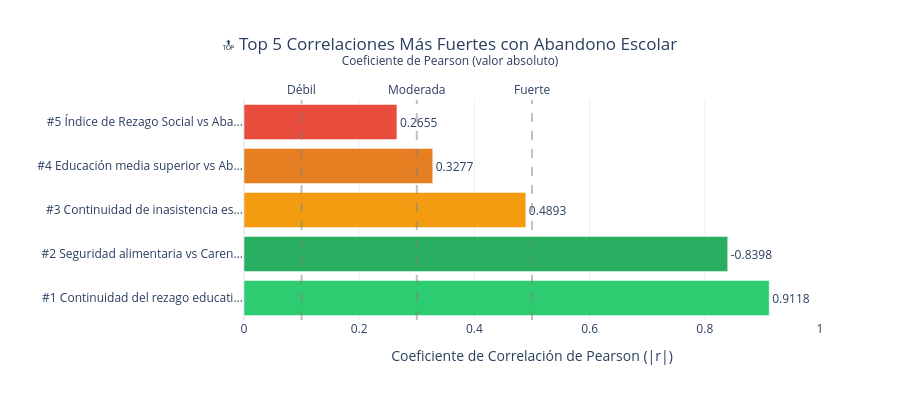

This figure's notebook cell:
### Markdown cell above
## 📈 Visualización: Rangos de Correlación

### Code cell
# Crear visualización de las correlaciones principales
fig = go.Figure()

# Agregar barras horizontales para cada correlación
colores = ['#2ecc71', '#27ae60', '#f39c12', '#e67e22', '#e74c3c']

for i, row in corr_df.iterrows():
    fig.add_trace(go.Bar(
        y=[f"#{row['Ranking']} {row['Correlación'][:30]}..."],
        x=[abs(row['Pearson'])],
        orientation='h',
        name=f"r={row['Pearson']:.4f}",
        marker_color=colores[i],
        text=[f"{row['Pearson']:.4f}"],
        textposition='outside',
        hovertemplate=f"<b>{row['Correlación']}</b><br>" +
                      f"Coeficiente: {row['Pearson']:.4f}<br>" +
                      f"Tipo: {row['Tipo']}<extra></extra>"
    ))

fig.update_layout(
    title={
        'text': '🔝 Top 5 Correlaciones Más Fuertes con Abandono Escolar<br><sup>Coeficiente de Pearson (valor absoluto)</sup>',
        'x': 0.5,
        'xanchor': 'center'
    },
    xaxis_title='Coeficiente de Correlación de Pearson (|r|)',
    yaxis_title='',
    showlegend=False,
    height=400,
    xaxis=dict(range=[0, 1]),
    template='plotly_white'
)

# Agregar líneas de referencia
fig.add_vline(x=0.1, line_dash="dash", line_color="gray", opacity=0.5,
              annotation_text="Débil", annotation_position="top")
fig.add_vline(x=0.3, line_dash="dash", line_color="gray", opacity=0.5,
              annotation_text="Moderada", annotation_position="top")
fig.add_vline(x=0.5, line_dash="dash", line_color="gray", opacity=0.5,
              annotation_text="Fuerte", annotation_position="top")

fig.show()

### Figure 1 — Plotly figure (JSON) as saved in the notebook; plotly's stock layout.template omitted (floating-point values rounded to 4 significant figures)
{"data": [{"hovertemplate": "<b>Continuidad del rezago educativo entre generaciones</b><br>Coeficiente: 0.9118<br>Tipo: Positiva muy fuerte<extra></extra>", "marker": {"color": "#2ecc71"}, "name": "r=0.9118", "orientation": "h", "text": ["0.9118"], "textposition": "outside", "type": "bar", "x": [0.9118], "y": ["#1 Continuidad del rezago educati..."]}, {"hovertemplate": "<b>Seguridad alimentaria vs Carencia social</b><br>Coeficiente: -0.8398<br>Tipo: Negativa muy fuerte<extra></extra>", "marker": {"color": "#27ae60"}, "name": "r=-0.8398", "orientation": "h", "text": ["-0.8398"], "textposition": "outside", "type": "bar", "x": [0.8398], "y": ["#2 Seguridad alimentaria vs Caren..."]}, {"hovertemplate": "<b>Continuidad de inasistencia escolar</b><br>Coeficiente: 0.4893<br>Tipo: Positiva moderada<extra></extra>", "marker": {"color": "#f39c12"}, "name": "r=0.4893", "orientation": "h", "text": ["0.4893"], "textposition": "outside", "type": "bar", "x": [0.4893], "y": ["#3 Continuidad de inasistencia es..."]}, {"hovertemplate": "<b>Educación media superior vs Abandono</b><br>Coeficiente: 0.3277<br>Tipo: Positiva moderada<extra></extra>", "marker": {"color": "#e67e22"}, "name": "r=0.3277", "orientation": "h", "text": ["0.3277"], "textposition": "outside", "type": "bar", "x": [0.3277], "y": ["#4 Educación media superior vs Ab..."]}, {"hovertemplate": "<b>Índice de Rezago Social vs Abandono</b><br>Coeficiente: 0.2655<br>Tipo: Positiva débil-moderada<extra></extra>", "marker": {"color": "#e74c3c"}, "name": "r=0.2655", "orientation": "h", "text": ["0.2655"], "textposition": "outside", "type": "bar", "x": [0.2655], "y": ["#5 Índice de Rezago Social vs Aba..."]}], "layout": {"annotations": [{"showarrow": false, "text": "Débil", "x": 0.1, "xanchor": "center", "xref": "x", "y": 1, "yanchor": "bottom", "yref": "y domain"}, {"showarrow": false, "text": "Moderada", "x": 0.3, "xanchor": "center", "xref": "x", "y": 1, "yanchor": "bottom", "yref": "y domain"}, {"showarrow": false, "text": "Fuerte", "x": 0.5, "xanchor": "center", "xref": "x", "y": 1, "yanchor": "bottom", "yref": "y domain"}], "height": 400, "shapes": [{"line": {"color": "gray", "dash": "dash"}, "opacity": 0.5, "type": "line", "x0": 0.1, "x1": 0.1, "xref": "x", "y0": 0, "y1": 1, "yref": "y domain"}, {"line": {"color": "gray", "dash": "dash"}, "opacity": 0.5, "type": "line", "x0": 0.3, "x1": 0.3, "xref": "x", "y0": 0, "y1": 1, "yref": "y domain"}, {"line": {"color": "gray", "dash": "dash"}, "opacity": 0.5, "type": "line", "x0": 0.5, "x1": 0.5, "xref": "x", "y0": 0, "y1": 1, "yref": "y domain"}], "showlegend": false, "title": {"text": "🔝 Top 5 Correlaciones Más Fuertes con Abandono Escolar<br><sup>Coeficiente de Pearson (valor absoluto)</sup>", "x": 0.5, "xanchor": "center"}, "xaxis": {"range": [0, 1], "title": {"text": "Coeficiente de Correlación de Pearson (|r|)"}}, "yaxis": {"title": {"text": ""}}}}
